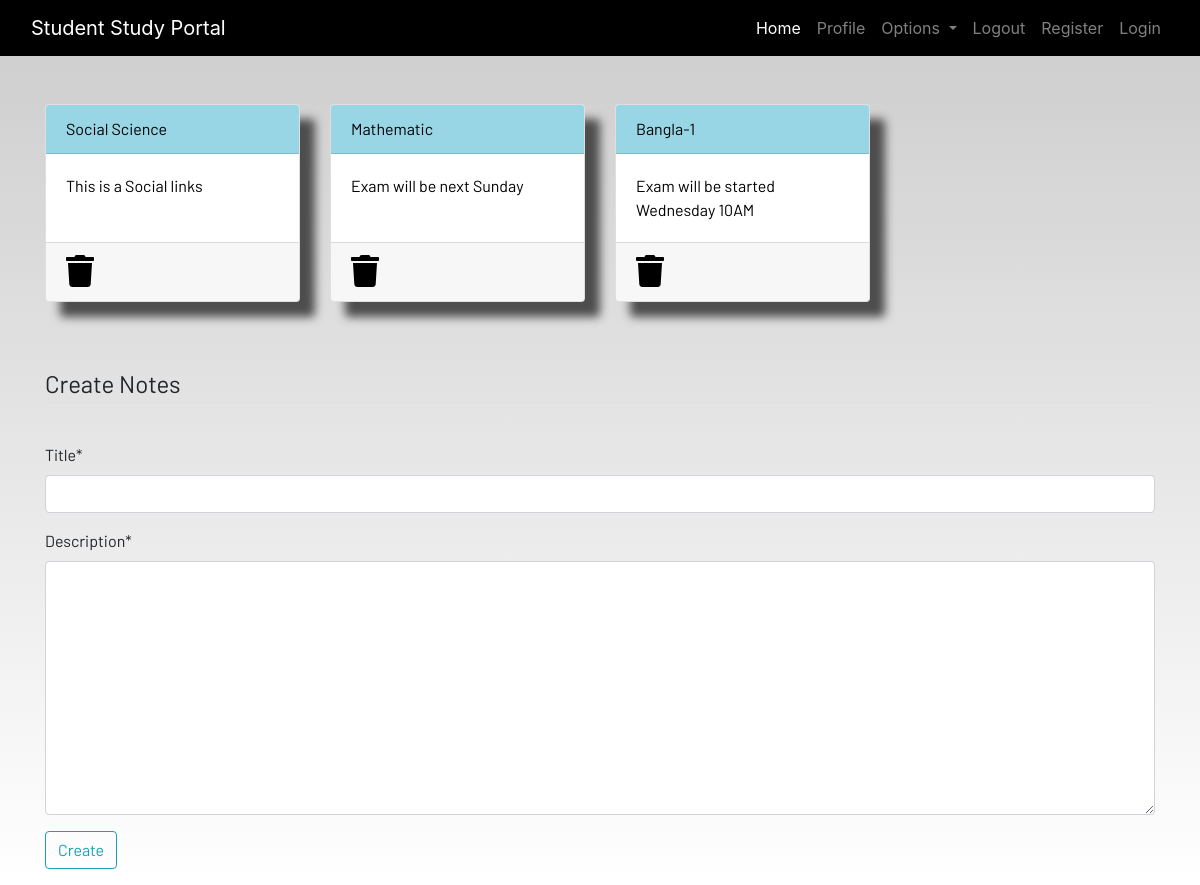
The page /notes (signed in) on the database as committed earlier.
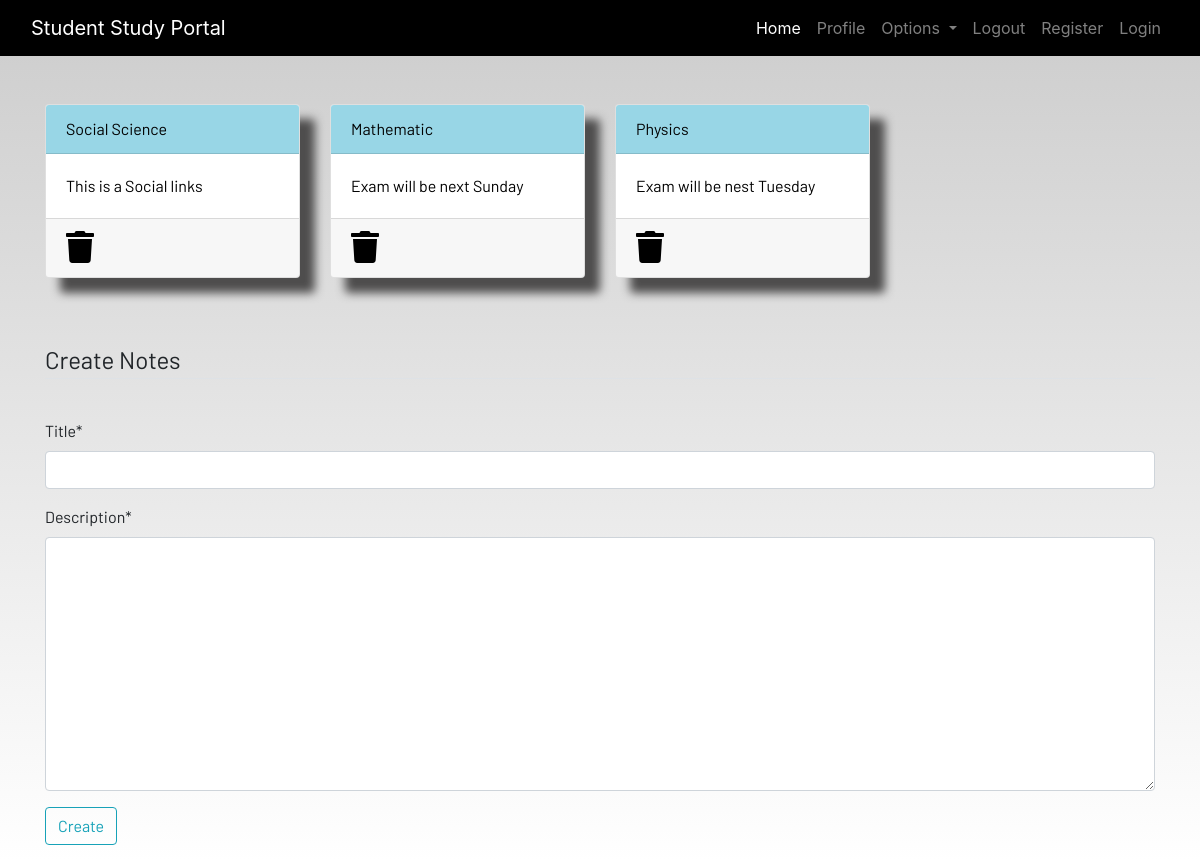
The same page on the database as committed later.
### dashboard/models.py (models this page shows, shortened)
class Notes(models.Model):
    user = models.ForeignKey(User, on_delete=models.CASCADE)
    title = models.CharField(max_length=50)
    description = models.TextField()
    class Meta:
        verbose_name = 'Notes'
        verbose_name_plural = 'Notes'

### dashboard/views.py (the view)
# urls.py: path('notes', views.note, name='note'),
def note(request):
    if request.method == 'POST':
        form = NotesForm(request.POST)
        if form.is_valid():
            note = form.save(commit=False)
            note.user = request.user
            note.save()
            messages.success(request, f"Notes Added Successfully by {request.user.username}!")
            return redirect('note')
    else:
        form = NotesForm()
    notes = Notes.objects.filter(user=request.user)
    context = {
        "notes": notes,
        'form': form
    }
    return render(request, 'dashboard/notes.html', context)

### dashboard/forms.py
class NotesForm(forms.ModelForm):
    class Meta:
        model = Notes
        fields = ['title', 'description']

### templates/dashboard/notes.html (shortened to what this page needs)
{% extends 'dashboard/base.html' %}
{% load static %}
{% load crispy_forms_tags %}
{% block content %}
<div class="container">
    <div class="row">
        {% for note in notes %}
        <div class="col-md-3 mb-3">
            <a href="{% url 'note_detail' note.pk %}">
                <div class="card">
                    <div class="card-header">{{ note.title }}</div>
                    <div class="card-body">{{ note.description|slice:"0:100" }}</div>
                    <div class="card-footer mt-auto "><a href="{% url 'delete_note' note.pk %}">
                        <i class="fa fa-trash fa-2x"></i></a>
                    </div>
                </div>
            </a>
        </div>
        {% endfor %}
        <br>
        <br>
    </div>
</div>
<br> <br>
<div class="container">
    <form method="POST">
        <fieldset class="form-group">
            <legend class="border-bottom mb-4">Create Notes</legend>
        </fieldset>
        {{form|crispy}}
        <div class="form-group">
            <button href="" class="btn btn-outline-info" type="submit"> Create </button>
        </div>
    </form>
</div>
{% endblock content %}

Rows that differ between the two databases and show on the page:
removed Notes: title "Bangla-1", description "Exam will be started Wednesday 10AM"
added Notes: title "Physics", description "Exam will be nest Tuesday"
